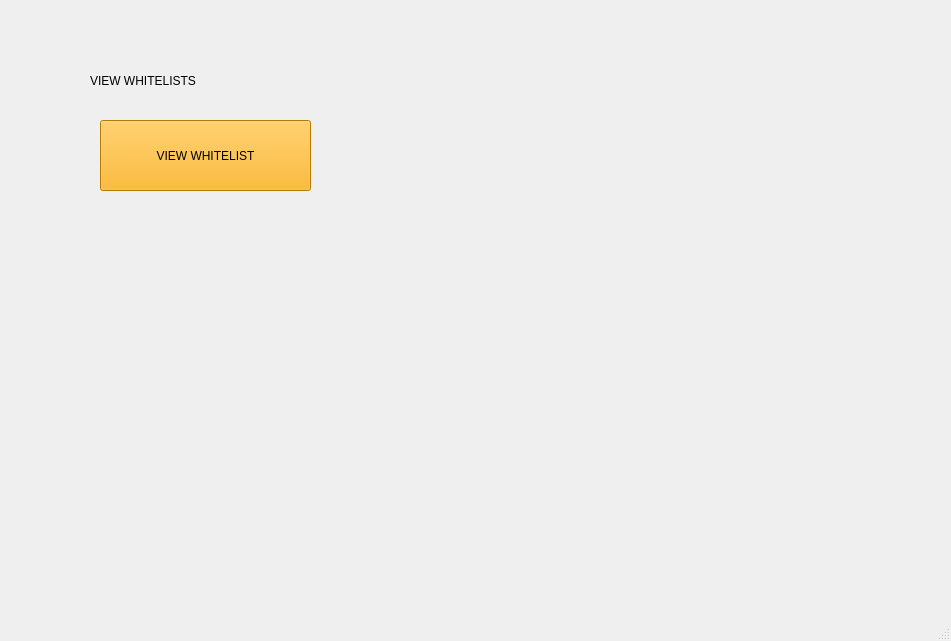
<?xml version="1.0" encoding="UTF-8"?>
<ui version="4.0">
 <class>MainWindow</class>
 <widget class="QMainWindow" name="MainWindow">
  <property name="geometry">
   <rect>
    <x>0</x>
    <y>0</y>
    <width>951</width>
    <height>641</height>
   </rect>
  </property>
  <property name="windowTitle">
   <string>MainWindow</string>
  </property>
  <widget class="QWidget" name="centralwidget">
   <widget class="QLabel" name="label_2">
    <property name="geometry">
     <rect>
      <x>0</x>
      <y>0</y>
      <width>951</width>
      <height>641</height>
     </rect>
    </property>
    <property name="text">
     <string/>
    </property>
    <property name="pixmap">
     <pixmap>ss4.png</pixmap>
    </property>
   </widget>
   <widget class="QLabel" name="label">
    <property name="geometry">
     <rect>
      <x>90</x>
      <y>60</y>
      <width>331</width>
      <height>41</height>
     </rect>
    </property>
    <property name="styleSheet">
     <string notr="true">font: 24pt &quot;Algerian&quot;;</string>
    </property>
    <property name="text">
     <string>VIEW WHITELISTS</string>
    </property>
   </widget>
   <widget class="QPushButton" name="pushButton">
    <property name="geometry">
     <rect>
      <x>100</x>
      <y>120</y>
      <width>211</width>
      <height>71</height>
     </rect>
    </property>
    <property name="styleSheet">
     <string notr="true">background-color: rgb(255, 170, 0);
font: 10pt &quot;Times New Roman&quot;;</string>
    </property>
    <property name="text">
     <string>VIEW WHITELIST</string>
    </property>
   </widget>
  </widget>
  <widget class="QMenuBar" name="menubar">
   <property name="geometry">
    <rect>
     <x>0</x>
     <y>0</y>
     <width>951</width>
     <height>30</height>
    </rect>
   </property>
  </widget>
  <widget class="QStatusBar" name="statusbar"/>
 </widget>
 <resources/>
 <connections/>
</ui>
